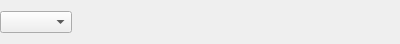
<?xml version="1.0" encoding="UTF-8"?>
<ui version="4.0">
 <class>KnobEnum</class>
 <widget class="QWidget" name="KnobEnum">
  <property name="geometry">
   <rect>
    <x>0</x>
    <y>0</y>
    <width>400</width>
    <height>44</height>
   </rect>
  </property>
  <property name="windowTitle">
   <string>Form</string>
  </property>
  <layout class="QHBoxLayout" name="horizontalLayout">
   <property name="margin">
    <number>0</number>
   </property>
   <item>
    <widget class="QComboBox" name="comboBox">
     <property name="editable">
      <bool>false</bool>
     </property>
     <property name="sizeAdjustPolicy">
      <enum>QComboBox::AdjustToContentsOnFirstShow</enum>
     </property>
    </widget>
   </item>
   <item>
    <spacer name="horizontalSpacer">
     <property name="orientation">
      <enum>Qt::Horizontal</enum>
     </property>
     <property name="sizeHint" stdset="0">
      <size>
       <width>40</width>
       <height>20</height>
      </size>
     </property>
    </spacer>
   </item>
  </layout>
 </widget>
 <resources/>
 <connections/>
</ui>
